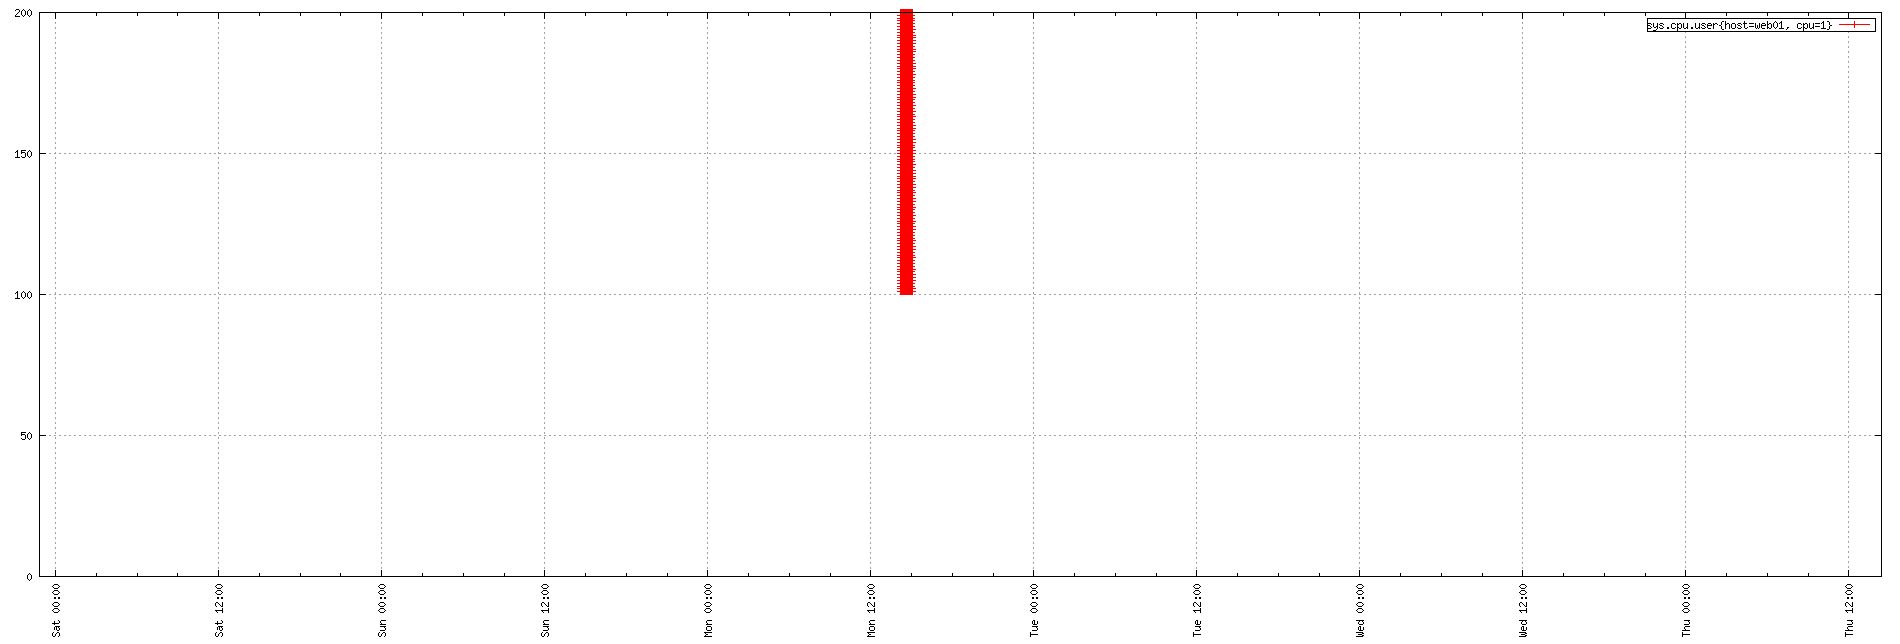

Write the gnuplot code that produced this figure.
set term png small size 1900,644
set xdata time
set timefmt "%s"
if (GPVAL_VERSION < 4.6) set xtics rotate; else set xtics rotate right
set output "${TMPDIR-'tmp'}/tsd/f21f33e9.png"
set xrange ["1673650109":"1674138231"]
set format x "%a %H:%M"
set grid
set style data linespoint
set key right box
set yrange [0:]
plot  "${TMPDIR-'tmp'}/tsd/f21f33e9_0.dat" using 1:2 title "sys.cpu.user{host=web01, cpu=1}"
